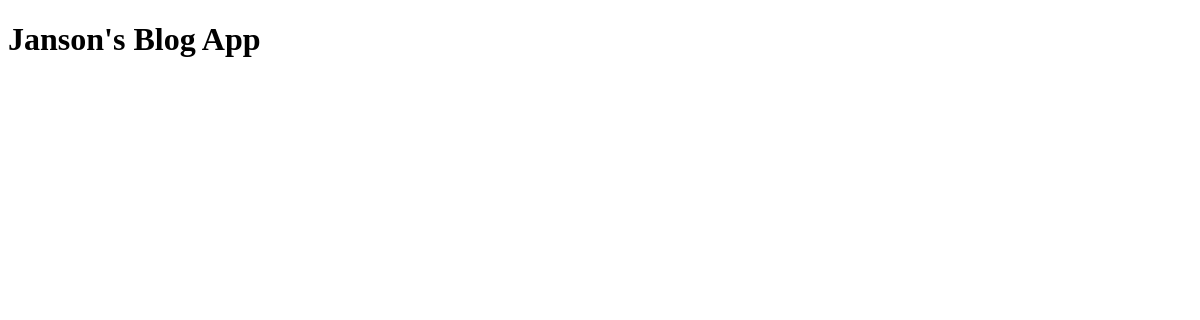
The app's page /, older data.
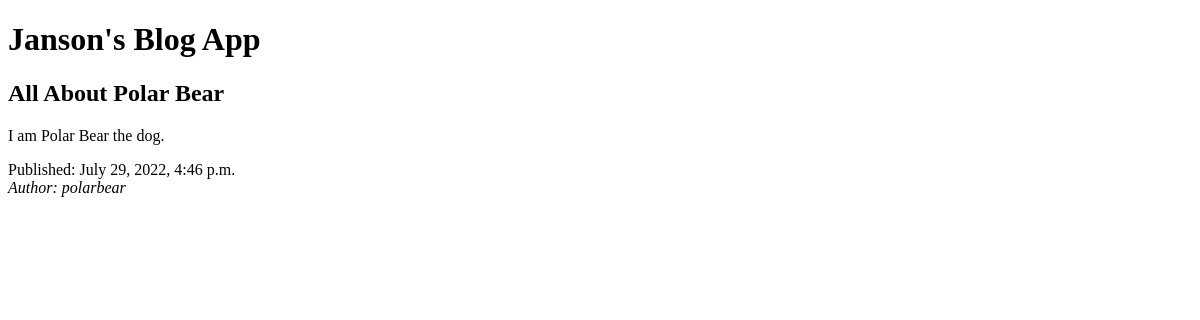
The same page, newer data.
### blog/models.py (models this page shows, shortened)
class Post(models.Model):
    author = models.ForeignKey(settings.AUTH_USER_MODEL, on_delete=models.CASCADE)
    title = models.CharField(max_length=200)
    text = models.TextField()
    created_date = models.DateTimeField(default=timezone.now)
    published_date = models.DateTimeField(blank=True, null=True)

### blog/views.py (the view)
# urls.py: path('', views.post_list, name='post_list'),
def post_list(request):
    posts = Post.objects.filter(published_date__lte=timezone.now()).order_by('published_date')
    context = {
        'posts': posts,
    }
    return render(request, 'blog/post_list.html', context)

### blog/templates/blog/post_list.html (shortened to what this page needs)
<!DOCTYPE html>
<html>
    <head>
    </head>
    <body>
        <header>
            <h1>Janson's Blog App</h1>
        </header>
        {% for post in posts %}
            <article>
                <h2>{{ post.title }}</h2>
                <p>{{ post.text}}</p>
                <time>Published: {{ post.published_date }}</time>
                <address>Author: {{ post.author }}</address>
            </article>
        {% endfor %}
    </body>
</html>

Row changes from the older to the newer data that the page shows:
added Post: title "All About Polar Bear", text "I am Polar Bear the dog.", published_date "July 29, 2022, 4:46 p.m.", author "polarbear"
